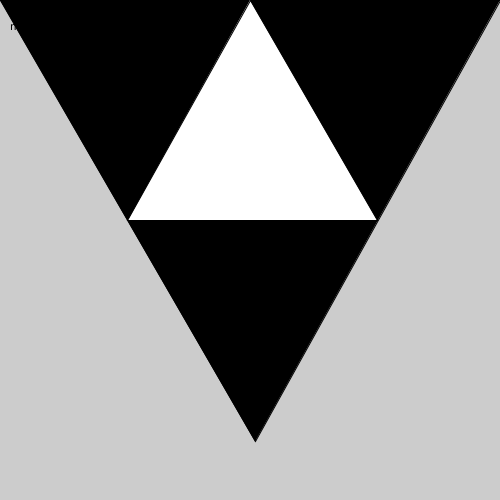
Frame 1 (no input)
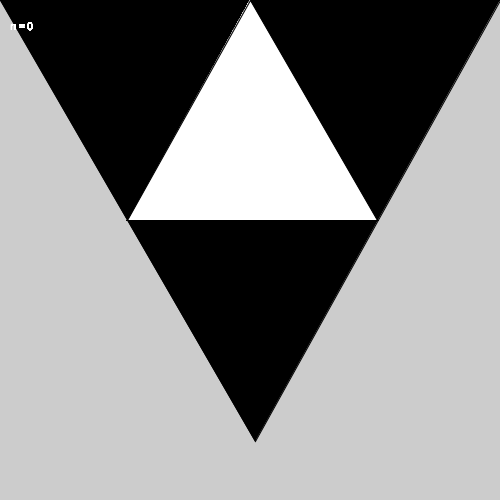
Frame 60 (the mouse pressed at the canvas centre just before this capture)
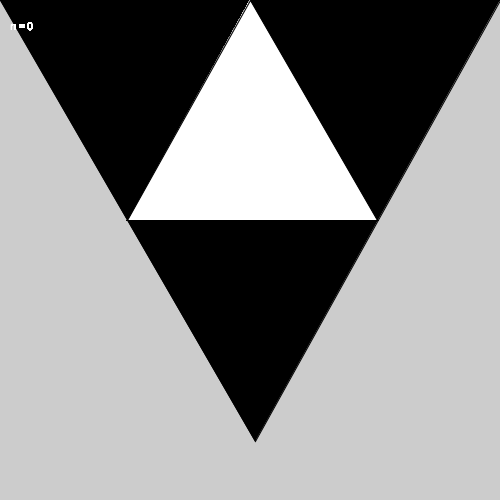
Frame 120 (the mouse held since frame 60 and released just before this capture)

The Processing sketch that drew these frames (run headless with seeded random() and noise(); from frame 60 on, the mouse is pressed at the canvas centre):

// Processing sketch: EX0802
// ── EX0802.pde
//マウスの左クリックのみ実装
int n = 0;

void setup(){
    size(500,500);
    fill(0);
    smooth();    
    triangle(0, 0, 500, 0, 255, 255 * sqrt(3));
}

void drawGasket(float x1, float y1,float x2, float y2,float x3, float y3, int n){
    fill(255);
    triangle((x1+x2)/2,(y1+y2)/2, (x2+x3)/2,(y2+y3)/2, (x1+x3)/2,(y1+y3)/2);
    if(n > 0){
        drawGasket(x1,y1,(x1+x2)/2,(y1+y2)/2,(x1+x3)/2,(y1+y3)/2, n-1);
        drawGasket(x2,y2,(x2+x1)/2,(y2+y1)/2,(x2+x3)/2,(y2+y3)/2, n-1);
        drawGasket(x3,y3,(x3+x2)/2,(y3+y2)/2,(x3+x1)/2,(y3+y1)/2, n-1);
    }
}

void mousePressed(){
    if((mouseButton == LEFT) && (n < 8))n++;
}

void draw(){
    text("n = " + n, 10, 30);
    drawGasket(0, 0, 500, 0, 255, 255 * sqrt(3), n);
}
